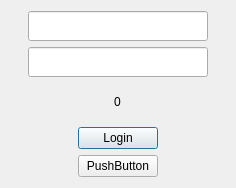
<?xml version="1.0" encoding="UTF-8"?>
<ui version="4.0">
 <class>Dialog</class>
 <widget class="QDialog" name="Dialog">
  <property name="geometry">
   <rect>
    <x>0</x>
    <y>0</y>
    <width>236</width>
    <height>188</height>
   </rect>
  </property>
  <property name="windowTitle">
   <string>Dialog</string>
  </property>
  <layout class="QVBoxLayout" name="verticalLayout_2">
   <item>
    <layout class="QVBoxLayout" name="verticalLayout">
     <item alignment="Qt::AlignHCenter">
      <widget class="QLineEdit" name="textBox">
       <property name="minimumSize">
        <size>
         <width>180</width>
         <height>0</height>
        </size>
       </property>
       <property name="maximumSize">
        <size>
         <width>180</width>
         <height>30</height>
        </size>
       </property>
      </widget>
     </item>
     <item alignment="Qt::AlignHCenter">
      <widget class="QLineEdit" name="keypassBox">
       <property name="minimumSize">
        <size>
         <width>180</width>
         <height>0</height>
        </size>
       </property>
       <property name="maximumSize">
        <size>
         <width>180</width>
         <height>30</height>
        </size>
       </property>
       <property name="echoMode">
        <enum>QLineEdit::Password</enum>
       </property>
      </widget>
     </item>
     <item alignment="Qt::AlignHCenter">
      <widget class="QLabel" name="counterScreen">
       <property name="text">
        <string>0</string>
       </property>
      </widget>
     </item>
     <item alignment="Qt::AlignHCenter">
      <widget class="QPushButton" name="btnClick">
       <property name="text">
        <string>Login</string>
       </property>
      </widget>
     </item>
     <item alignment="Qt::AlignHCenter">
      <widget class="QPushButton" name="btnExit">
       <property name="text">
        <string>PushButton</string>
       </property>
      </widget>
     </item>
    </layout>
   </item>
  </layout>
 </widget>
 <resources/>
 <connections/>
</ui>
